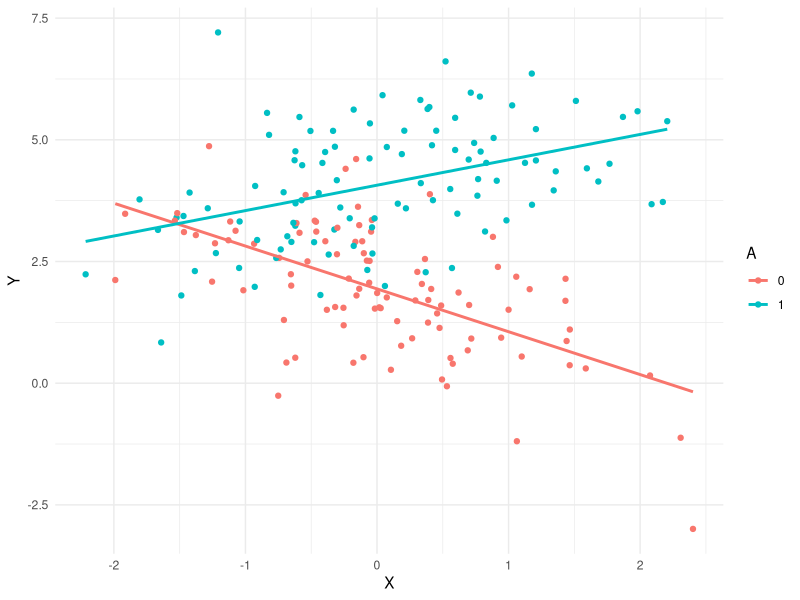
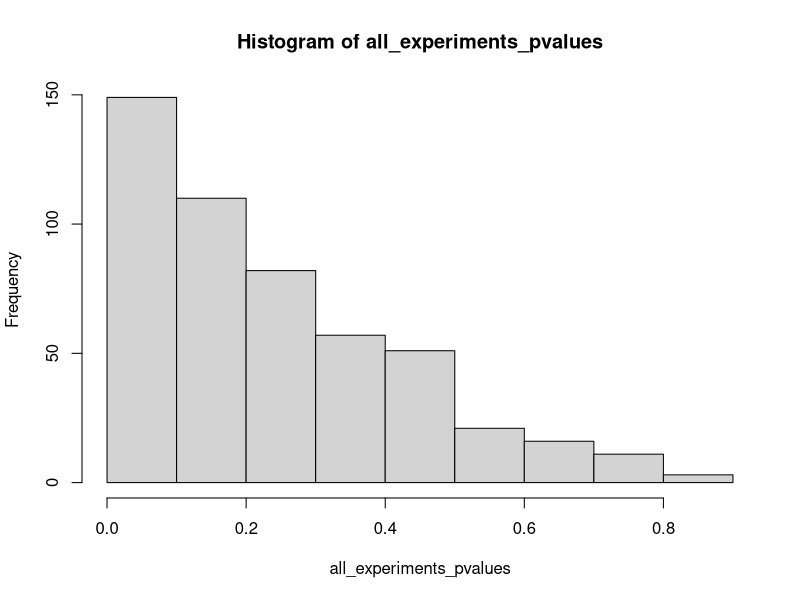
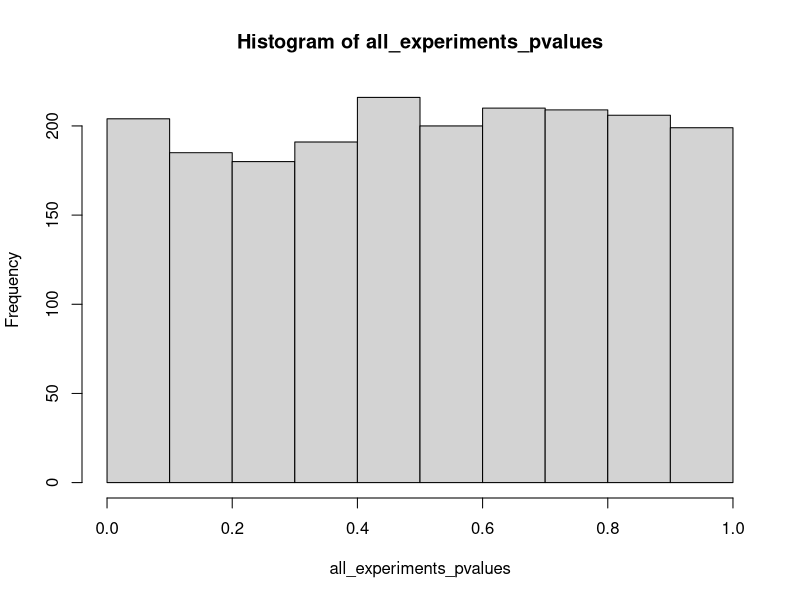
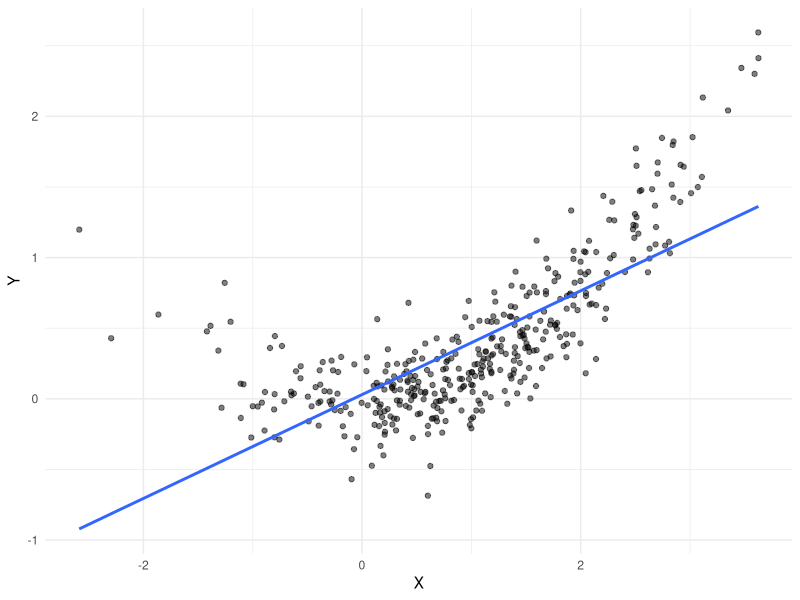
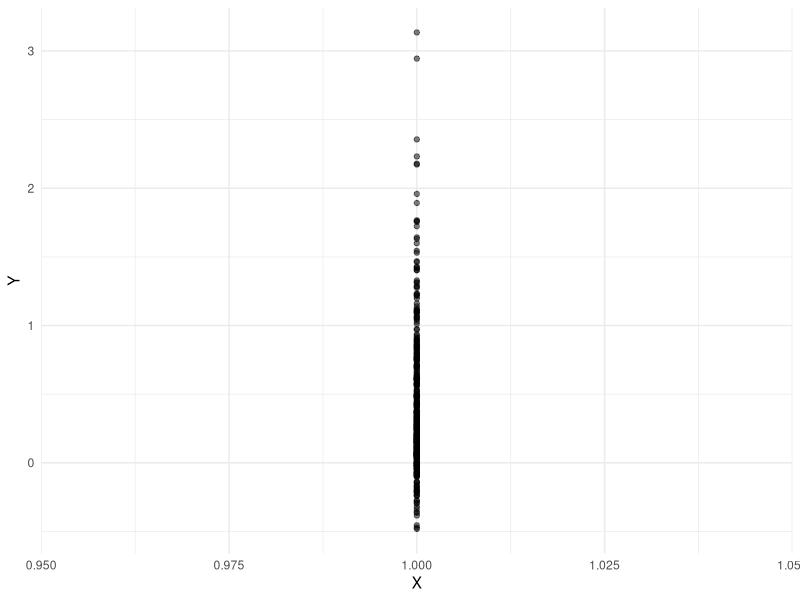
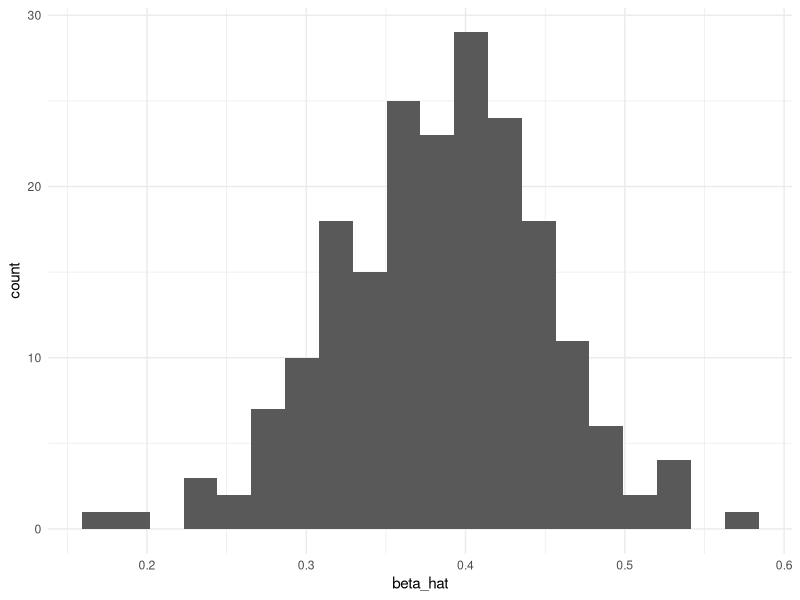
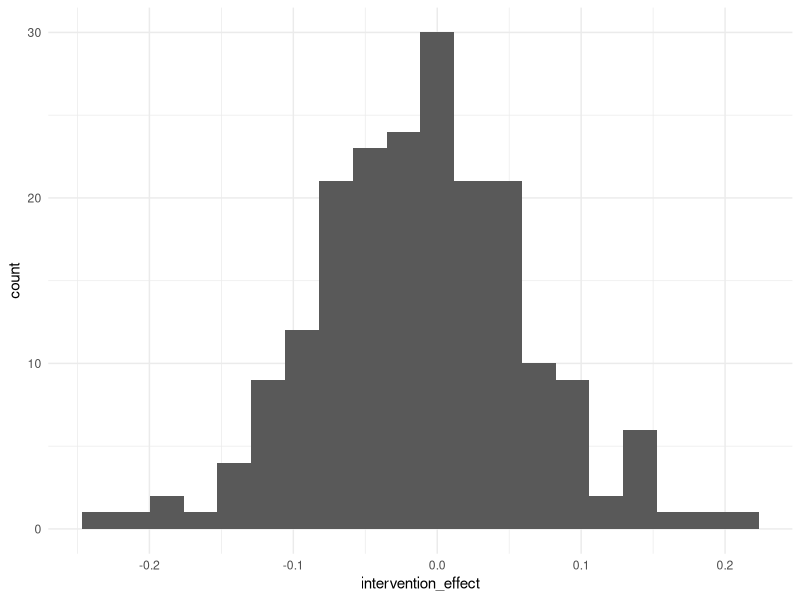

R code for these plots, in order:
## ---- chunk 1
knitr::opts_chunk$set(echo = TRUE)
library(tidyverse)
theme_set(theme_minimal())
candidate_number <- 1 # change this
set.seed(candidate_number)
## ---- chunk 2
generate_data <- function(beta0 = 0,
                          betaX = 0,
                          betaA = 0,
                          betaXA = 0,
                          n = 200,
                          proportion = 1/2) {
  X <- rnorm(n)
  A <- rbinom(n, 1, proportion)
  Y <- beta0 + betaX * X + betaA * A + betaXA * X * A + rnorm(n, sd = 1)
  data.frame(Y = Y, X = X, A = factor(A))
}
## ---- chunk 3
one_sample <- generate_data(beta0 = 2, betaX = -1, betaA = 2, betaXA = 1.5)
one_sample |> 
  ggplot(aes(X, Y, color = A)) + 
  geom_point() +
  geom_smooth(method = "lm", se = FALSE)
## ---- chunk 4
one_fit <- lm(Y ~ X + A + X * A, one_sample)
summary(one_fit)
## ---- chunk 5
summary(one_fit)$coefficients[,4]
## ---- chunk 6
# p-values for all the non-intercept variables
summary(one_fit)$coefficients[-1,4]
## ---- chunk 7
# p-value for second coeff
summary(one_fit)$coefficients[2,4]
## ---- chunk 8
# Every time this function is called, it:
# (1) generates new data
# (2) fits a model using the formula Y ~ X + A + X * A
# (3) returns the p-value for the second coefficient
one_experiment <- function(beta0 = 0, betaX = 0, betaA = 0,
                           betaXA = 0, n = 200, proportion = 1/2) {
  one_sample <- generate_data(beta0, betaX, betaA, betaXA, n, proportion)
  one_fit <- lm(Y ~ X + A + X * A, one_sample)
  p_values <- summary(one_fit)$coefficients[2,4]
  return(p_values)
}
## ---- chunk 9
one_experiment()
## ---- chunk 10
one_experiment(betaX = .3)
## ---- chunk 11
n_experiments <- 5
replicate(n_experiments, one_experiment())
## ---- chunk 12
rejection_level <- 0.05
n_experiments <- 500
# proportion of experiments where p-value
# is below rejection level
mean(replicate(n_experiments, one_experiment()) < rejection_level)
## ---- chunk 13
mean(replicate(n_experiments, one_experiment(betaX = .2)) < rejection_level)
## ---- chunk 14
one_phacked_experiment <- function(beta0 = 0, betaX = 0, betaA = 0,
                           betaXA = 0, n = 200, proportion = 1/2) {
  one_sample <- generate_data(beta0, betaX, betaA, betaXA, n, proportion)
  one_fit <- lm(Y ~ X + A + X * A, one_sample)
  min_pvalue <- min(summary(one_fit)$coefficients[-1,4])
  another_fit <- lm(Y ~ X, one_sample)
  another_pvalue <- summary(another_fit)$coefficients[2,4]
  p_values <- min(min_pvalue, another_pvalue)
  return(p_values)
}
## ---- chunk 15
rejection_level <- 0.05
n_experiments <- 500
# proportion of experiments where p-value
# is below rejection level
all_experiments_pvalues <- replicate(n_experiments, one_phacked_experiment())
mean(all_experiments_pvalues < rejection_level)
## ---- chunk 16
hist(all_experiments_pvalues)
## ---- chunk 17
one_preregistered_experiment <- function(beta0 = 0, betaX = 0, betaA = 0,
                           betaXA = 0, n = 200, proportion = 1/2) {
  one_sample <- generate_data(beta0, betaX, betaA, betaXA, n, proportion)
  one_fit <- lm(Y ~ X + A + X * A, one_sample)
  several_pvalues <- summary(one_fit)$coefficients[-1,4]
  another_fit <- lm(Y ~ X, one_sample)
  another_pvalue <- summary(another_fit)$coefficients[2,4]
  p_values <- c(several_pvalues, another_pvalue)
  return(p_values)
}
## ---- chunk 18
rejection_level <- 0.05
n_experiments <- 500
# proportion of experiments where p-value
# is below rejection level
all_experiments_pvalues <- replicate(n_experiments, one_preregistered_experiment())
mean(all_experiments_pvalues < rejection_level)
## ---- chunk 19
hist(all_experiments_pvalues)
## ---- chunk 20
# no changes necessary from original experiment
# if true betaX is nonzero then rejections are not false discoveries
# rejection rate:
mean(replicate(n_experiments, one_experiment(betaX = .2)) < rejection_level)
## ---- chunk 21
# Using betaX = .2, all other coeffs = 0
N <- 1000 # reduce sampling variation

# Before intervention
X <- rnorm(N)
A <- rbinom(N, 1, 1/2)
Y <- 0.2 * X + rnorm(N, sd = 1)

# After intervention
X_new <- 2
A_new <- rbinom(N, 1, 1/2)
Y_new <- 0.2 * X_new + rnorm(N, sd = 1)

mean(Y_new) - mean(Y)
## ---- chunk 22
generate_common_cause_data <- function(n = 100,
                                    sdx = .2,
                                    sdy = .2,
                                    intervention = NULL) {
  
  # Original world
  # Y <- U -> X
  U <- rnorm(n) # unobserved
  f_X <- function(U) U + 1 
  f_Y <- function(U) (1/5) * (1 + U)^2
  
  X <- f_X(U) + rnorm(n, sd = sdx)
  Y <- f_Y(U) + rnorm(n, sd = sdy)
  
  # Optional: intervene on X
  if (!is.null(intervention)) {
    # Intervened world
    # Y <- U, X <- intervention
    # U is generated before X
    U <- rnorm(n)
    # X is set to a specific value
    X <- intervention
    # Y is generated after X, but keeps its original
    # distribution because f_Y does not use X
    Y <- f_Y(U) + rnorm(n, sd = sdy)
  }
  
  data.frame(Y = Y, X = X)
}
## ---- chunk 23
one_common_cause_dataset <- generate_common_cause_data(n = 400)
ggplot(one_common_cause_dataset, aes(X, Y)) + 
  geom_point(alpha = .5) +
  geom_smooth(method = "lm", se = FALSE)
## ---- chunk 24
intervened_common_cause_dataset <- 
  generate_common_cause_data(n = 400, intervention = 1)
ggplot(intervened_common_cause_dataset, aes(X, Y)) + 
  geom_point(alpha = .5) +
  geom_smooth(method = "lm", se = FALSE)
## ---- chunk 25
mean(one_common_cause_dataset$Y)
mean(intervened_common_cause_dataset$Y)
## ---- chunk 26
# Every time this function is called, it:
# (1) generates new "common cause" data 
# (2) fits a model using the formula Y ~ X 
# (3) generates "common cause" data with intervention on X
# (4) computes mean of Y before and after intervention
# returns: X coefficient and p-value from (2), interventional effect (4)
one_common_cause_experiment <- function(n = 100,
                                      sdx = .2,
                                      sdy = .2,
                                      intervention = 1) {
  # without intervention
  one_sample <- generate_common_cause_data(n, sdx, sdy)
  one_fit <- lm(Y ~ X, one_sample)
  beta_hat <- summary(one_fit)$coefficients[2,1]
  p_value <- summary(one_fit)$coefficients[2,4]
  
  # with intervention
  intervened_sample <- generate_common_cause_data(n, sdx, sdy, intervention)
  avg_Y_diff <- mean(intervened_sample$Y) - mean(one_sample$Y)
  return(list(beta_hat = beta_hat,
              p_value = p_value,
              intervention_effect = avg_Y_diff))
}
## ---- chunk 27
multiple_common_cause_experiments <- function(n_experiments = 200,
                                              n = 100,
                                              sdx = .2,
                                              sdy = .2,
                                              intervention = 1) {
  experiment_summary_list <- replicate(
    n_experiments,
    one_common_cause_experiment(n, sdx, sdy, intervention))
  experiment_summaries <- apply(t(experiment_summary_list), 2, unlist)
  return(data.frame(experiment_summaries))
}
## ---- chunk 28
experiment_summaries <- multiple_common_cause_experiments()
## ---- chunk 29
ggplot(experiment_summaries, aes(beta_hat)) + geom_histogram(bins = 20)
## ---- chunk 30
rejection_level <- 0.05
# proportion of experiments where p-value
# is below rejection level
mean(experiment_summaries$p_value < rejection_level)
## ---- chunk 31
ggplot(experiment_summaries, aes(intervention_effect)) + 
  geom_histogram(bins = 20)
## ---- chunk 32
mean(experiment_summaries$intervention_effect)
